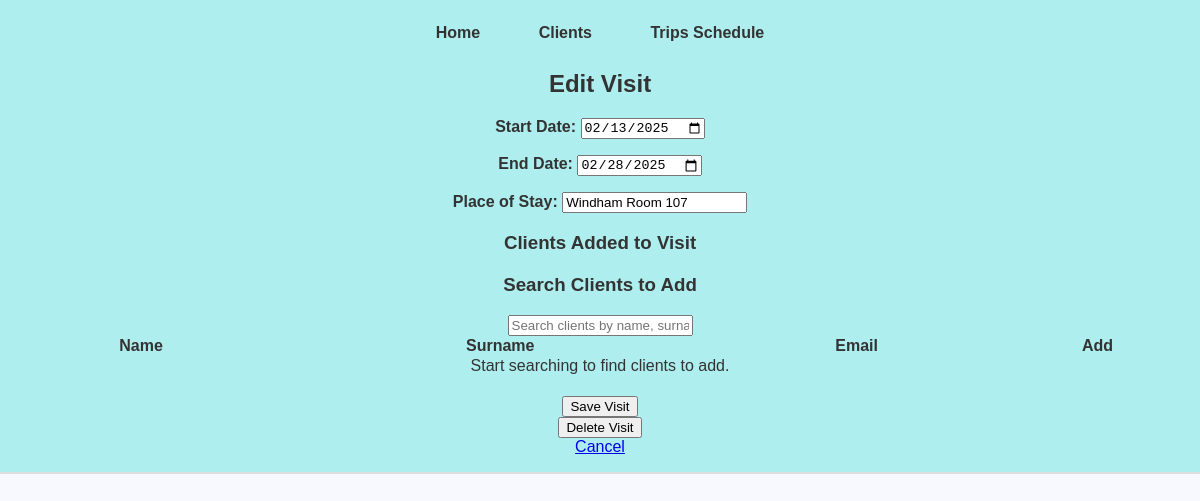
The page /edit_visit/1/1 on the database its author committed.
### models.py (models this page shows)
class Visit(db.Model):
    id = db.Column(db.Integer, primary_key=True)
    start_date = db.Column(db.Date)
    end_date = db.Column(db.Date)
    place_of_stay = db.Column(db.String(100))
    leader_client_id = db.Column(db.Integer)
    clients = db.relationship('Client',
                            secondary=client_visits_association,
                            back_populates='visits')

### OFR2.py (the view, shortened to what this page needs)
@app.route("/edit_visit/<int:client_id>/<int:visit_id>", methods=['GET', 'POST'])
@app.route("/edit_visit/<int:client_id>", methods=['GET', 'POST'])
def edit_visit(client_id, visit_id=None):
    leader_client = Client.query.get_or_404(client_id)
    all_clients_objects = Client.query.all()
    all_clients = []
    for client_obj in all_clients_objects:
        client_dict = {
            'id': client_obj.id,
            'name': client_obj.name,
            'surname': client_obj.surname,
            'email': client_obj.email
        }
        all_clients.append(client_dict)
    visit = None
    if visit_id:  # If visit_id is provided, we are editing an existing visit
        visit = Visit.query.get_or_404(visit_id)
    return render_template('edit_visit.html',
                         leader_client_id=client_id,
                         clients=all_clients,
                         visit=visit)

### templates/edit_visit.html (shortened to what this page needs)
{% extends 'base.html' %}
{% block content %}
    <section class="edit-visit">
        <h2>{% if visit %}Edit Visit{% else %}Create New Visit{% endif %}</h2>
    <form method="POST" action="{{ url_for('edit_visit', client_id=leader_client_id, visit_id=visit.id if visit else None) }}">
        <div class="visit-form">
            <p><strong>Start Date:</strong> <input type="date" name="start_date" value="{{ visit.start_date.strftime('%Y-%m-%d') if visit and visit.start_date else '' }}" required></p>
            <p><strong>End Date:</strong> <input type="date" name="end_date" value="{{ visit.end_date.strftime('%Y-%m-%d') if visit and visit.end_date else '' }}" required></p>
            <p><strong>Place of Stay:</strong> <input type="text" name="place_of_stay" value="{{ visit.place_of_stay if visit else '' }}" required></p>
        </div>
            <div class="added-clients-list">
                <h3>Clients Added to Visit</h3>
            </div>
            <div class="client-search-box">
                <h3>Search Clients to Add</h3>
                <input type="text" id="clientSearch" onkeyup="searchClients()" placeholder="Search clients by name, surname, email...">
                <table class="client-table" id="searchResultsTable">
                    <thead>
                        <tr>
                            <th>Name</th>
                            <th>Surname</th>
                            <th>Email</th>
                            <th>Add</th>
                        </tr>
                    </thead>
                    <tbody id="searchResultsBody">
                    </tbody>
                </table>
            </div>
            <button type="submit">Save Visit</button>
        </form>
        {% if visit %} <form method="POST" action="{{ url_for('delete_visit', client_id=leader_client_id, visit_id=visit.id) }}" class="delete-form">
            <button type="submit" onclick="return confirm('Are you sure you want to delete this visit?')">Delete Visit</button>
        </form> {% endif %}
        <a href="{{ url_for('client_details', client_id=leader_client_id) }}">Cancel</a>
    </section>
{% endblock %}

### static/style.css (style rules this page uses)
:root { --light-turquoise: #AFEEEE; --almost-white: #F8F8FF; --border-color: #ddd; --text-color: #333; --danger-color: #d9534f; --danger-hover: #c93a35; --link-color: #007bff; --shadow-light: 0 2px 4px rgba(0,0,0,0.1); --border-radius: 8px; --padding-standard: 20px; }
body { font-family: sans-serif; margin: 0; padding: 0; background-color: var(--almost-white); color: var(--text-color); }
.clients .client-table, .edit-visit .client-table { width: 100%; border-collapse: collapse; margin-bottom: var(--padding-standard); }
.edit-visit .added-clients-list { margin-bottom: var(--padding-standard); }

### rows shown on the page
Visit: start_date "02/13/2025", end_date "02/28/2025", place_of_stay "Windham Room 107"
